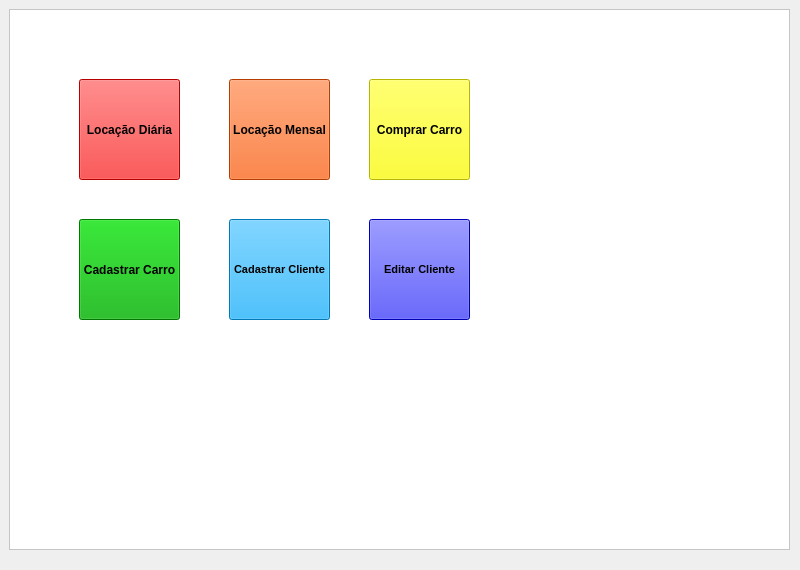
<?xml version="1.0" encoding="UTF-8"?>
<ui version="4.0">
 <class>MainWindow</class>
 <widget class="QMainWindow" name="MainWindow">
  <property name="geometry">
   <rect>
    <x>0</x>
    <y>0</y>
    <width>800</width>
    <height>570</height>
   </rect>
  </property>
  <property name="windowTitle">
   <string>MainWindow</string>
  </property>
  <widget class="QWidget" name="centralwidget">
   <widget class="QFrame" name="frame">
    <property name="geometry">
     <rect>
      <x>9</x>
      <y>9</y>
      <width>781</width>
      <height>541</height>
     </rect>
    </property>
    <property name="styleSheet">
     <string notr="true">background-color: rgb(255, 255, 255);
background-image: url(:/newPrefix/carroslocadora.png);</string>
    </property>
    <property name="frameShape">
     <enum>QFrame::StyledPanel</enum>
    </property>
    <property name="frameShadow">
     <enum>QFrame::Raised</enum>
    </property>
    <widget class="QPushButton" name="locdiaria">
     <property name="geometry">
      <rect>
       <x>70</x>
       <y>70</y>
       <width>101</width>
       <height>101</height>
      </rect>
     </property>
     <property name="font">
      <font>
       <weight>75</weight>
       <bold>true</bold>
      </font>
     </property>
     <property name="styleSheet">
      <string notr="true">background-color: rgb(255, 0, 0);</string>
     </property>
     <property name="text">
      <string>Locação Diária</string>
     </property>
    </widget>
    <widget class="QPushButton" name="locmensal">
     <property name="geometry">
      <rect>
       <x>220</x>
       <y>70</y>
       <width>101</width>
       <height>101</height>
      </rect>
     </property>
     <property name="font">
      <font>
       <weight>75</weight>
       <bold>true</bold>
      </font>
     </property>
     <property name="styleSheet">
      <string notr="true">background-color: rgb(255, 85, 0);</string>
     </property>
     <property name="text">
      <string>Locação Mensal</string>
     </property>
    </widget>
    <widget class="QPushButton" name="comprarcarro">
     <property name="geometry">
      <rect>
       <x>360</x>
       <y>70</y>
       <width>101</width>
       <height>101</height>
      </rect>
     </property>
     <property name="font">
      <font>
       <weight>75</weight>
       <bold>true</bold>
      </font>
     </property>
     <property name="styleSheet">
      <string notr="true">background-color: rgb(255, 255, 0);</string>
     </property>
     <property name="text">
      <string>Comprar Carro</string>
     </property>
    </widget>
    <widget class="QPushButton" name="cadcarro">
     <property name="geometry">
      <rect>
       <x>70</x>
       <y>210</y>
       <width>101</width>
       <height>101</height>
      </rect>
     </property>
     <property name="font">
      <font>
       <weight>75</weight>
       <bold>true</bold>
      </font>
     </property>
     <property name="styleSheet">
      <string notr="true">background-color: rgb(0, 170, 0);</string>
     </property>
     <property name="text">
      <string>Cadastrar Carro</string>
     </property>
    </widget>
    <widget class="QPushButton" name="cadcliente">
     <property name="geometry">
      <rect>
       <x>220</x>
       <y>210</y>
       <width>101</width>
       <height>101</height>
      </rect>
     </property>
     <property name="font">
      <font>
       <pointsize>8</pointsize>
       <weight>75</weight>
       <bold>true</bold>
      </font>
     </property>
     <property name="styleSheet">
      <string notr="true">background-color: rgb(0, 170, 255);</string>
     </property>
     <property name="text">
      <string>Cadastrar Cliente</string>
     </property>
    </widget>
    <widget class="QPushButton" name="editarcliente">
     <property name="geometry">
      <rect>
       <x>360</x>
       <y>210</y>
       <width>101</width>
       <height>101</height>
      </rect>
     </property>
     <property name="font">
      <font>
       <pointsize>8</pointsize>
       <weight>75</weight>
       <bold>true</bold>
      </font>
     </property>
     <property name="styleSheet">
      <string notr="true">background-color: rgb(0, 0, 255);</string>
     </property>
     <property name="text">
      <string>Editar Cliente</string>
     </property>
    </widget>
   </widget>
  </widget>
 </widget>
 <resources>
  <include location="img/teste.qrc"/>
 </resources>
 <connections/>
</ui>
